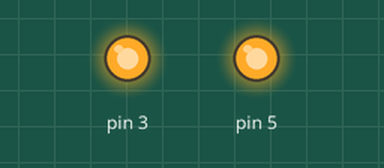
Bench run of a sketch on a simulated Arduino Uno, built with avr-gcc and run on an emulated ATmega328P. Shown: output pins drawn as LEDs (lit = HIGH).

Above: at 1.0 s.
At 29.0 s:
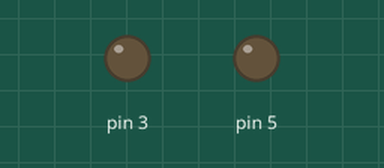
Timing chart, 0 to 33.8 s (numbered marks = the images above):
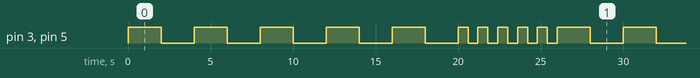

Measured:
- by itself, pin 3, pin 5: repeats every 26.0 s: 4 × (LOW 2.0 s, HIGH 2.0 s), LOW 2.0 s, 5 × (HIGH 0.60 s, LOW 0.60 s), HIGH 2.0 s
- by itself, everything shown: repeats every 26.0 s, in 20 steps

The sketch:

Ejercicio6.ino
```cpp
int tiempoE=2000;
void setup() {
pinMode(5,OUTPUT);
pinMode(3,OUTPUT);
}
//For of loop se usa para ciclar una determinada cantidad de veces un pedazo de código
void loop() {
for(int i=0; i<10; i++)
{
  if (i>4) tiempoE=600;
  digitalWrite(5,HIGH);
  digitalWrite(3,HIGH);
  delay(tiempoE);
  digitalWrite(5,LOW);
  digitalWrite(3,LOW);
  delay(tiempoE);
if (i==9) tiempoE=2000;
};
}
```
